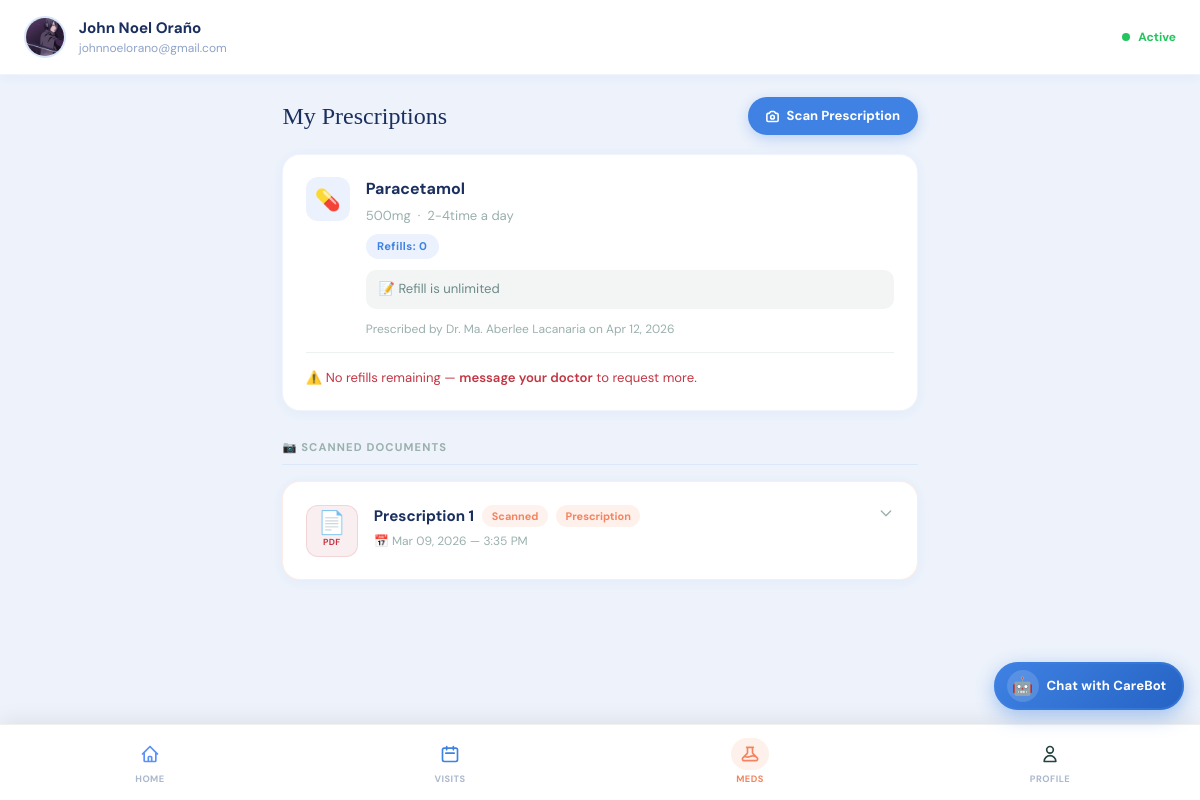
Page /meds.php (signed in) on the committed database.
### tables this page shows
CREATE TABLE `patients` (
  `id` int NOT NULL AUTO_INCREMENT,
  `full_name` varchar(150) NOT NULL,
  `date_of_birth` date NOT NULL,
  `gender` enum('Male','Female','Prefer not to say') NOT NULL,
  `email` varchar(150) NOT NULL,
  `phone_number` varchar(20) NOT NULL,
  `profile_photo` varchar(255) DEFAULT NULL,
  `emergency_name` varchar(150) DEFAULT NULL,
  `emergency_relationship` varchar(80) DEFAULT NULL,
  `emergency_number` varchar(20) DEFAULT NULL,
  `password` varchar(255) NOT NULL,
  `security_question` varchar(255) DEFAULT NULL,
  `security_answer` varchar(255) DEFAULT NULL,
  `home_address` varchar(255) DEFAULT NULL,
  `city` varchar(100) DEFAULT NULL,
  `country_region` varchar(100) DEFAULT NULL,
  `insurance_provider` varchar(150) DEFAULT NULL,
  `insurance_policy_no` varchar(100) DEFAULT NULL,
  `preferred_language` varchar(80) DEFAULT 'English',
  `created_at` timestamp NULL DEFAULT CURRENT_TIMESTAMP,
  `updated_at` timestamp NULL DEFAULT CURRENT_TIMESTAMP ON UPDATE CURRENT_TIMESTAMP,
  `is_verified` tinyint(1) NOT NULL DEFAULT '0',
  `verification_token` varchar(64) DEFAULT NULL,
  `token_expires_at` datetime DEFAULT NULL,
  `reset_token` varchar(64) DEFAULT NULL,
  `reset_expires` datetime DEFAULT NULL,
  `is_active` tinyint(1) NOT NULL DEFAULT '1',
  PRIMARY KEY (`id`),
  UNIQUE KEY `email` (`email`)
);

CREATE TABLE `prescriptions` (
  `id` int NOT NULL AUTO_INCREMENT,
  `patient_id` int NOT NULL,
  `doctor_id` int NOT NULL,
  `medication_name` varchar(150) NOT NULL,
  `dosage` varchar(80) DEFAULT NULL,
  `frequency` varchar(80) DEFAULT NULL,
  `refills_remaining` int DEFAULT '0',
  `prescribed_date` date NOT NULL,
  `expiry_date` date DEFAULT NULL,
  `notes` text,
  `status` enum('Active','Expired','Cancelled') DEFAULT 'Active',
  `created_at` timestamp NULL DEFAULT CURRENT_TIMESTAMP,
  PRIMARY KEY (`id`),
  KEY `patient_id` (`patient_id`),
  KEY `doctor_id` (`doctor_id`),
  CONSTRAINT `prescriptions_ibfk_1` FOREIGN KEY (`patient_id`) REFERENCES `patients` (`id`) ON DELETE CASCADE,
  CONSTRAINT `prescriptions_ibfk_2` FOREIGN KEY (`doctor_id`) REFERENCES `doctors` (`id`) ON DELETE CASCADE
);

CREATE TABLE `doctors` (
  `id` int NOT NULL AUTO_INCREMENT,
  `full_name` varchar(150) NOT NULL,
  `specialty` varchar(100) DEFAULT NULL,
  `subspecialty` varchar(100) DEFAULT NULL,
  `clinic_name` varchar(150) DEFAULT NULL,
  `email` varchar(150) NOT NULL,
  `password` varchar(255) DEFAULT NULL,
  `phone_number` varchar(20) DEFAULT NULL,
  `profile_photo` varchar(255) DEFAULT NULL,
  `bio` text,
  `consultation_fee` decimal(10,2) DEFAULT '0.00',
  `languages_spoken` varchar(255) DEFAULT NULL,
  `rating` decimal(2,1) DEFAULT '0.0',
  `access_level` enum('junior','senior','consultant') DEFAULT 'junior',
  `status` enum('pending','active','inactive') DEFAULT 'pending',
  `is_available` tinyint(1) DEFAULT '0',
  `license_number` varchar(100) DEFAULT NULL,
  `issuing_board` varchar(150) DEFAULT NULL,
  `license_file` varchar(255) DEFAULT NULL,
  `board_cert_file` varchar(255) DEFAULT NULL,
  `consent_signed` tinyint(1) DEFAULT '0',
  `is_verified` tinyint(1) DEFAULT '0',
  `verified_at` timestamp NULL DEFAULT NULL,
  `verified_by` int DEFAULT NULL,
  `invite_token` varchar(100) DEFAULT NULL,
  `invite_expires` datetime DEFAULT NULL,
  `setup_complete` tinyint(1) DEFAULT '0',
  `created_at` timestamp NULL DEFAULT CURRENT_TIMESTAMP,
  `updated_at` timestamp NULL DEFAULT CURRENT_TIMESTAMP ON UPDATE CURRENT_TIMESTAMP,
  PRIMARY KEY (`id`),
  UNIQUE KEY `email` (`email`),
  KEY `verified_by` (`verified_by`),
  CONSTRAINT `doctors_ibfk_1` FOREIGN KEY (`verified_by`) REFERENCES `admins` (`id`) ON DELETE SET NULL
);

CREATE TABLE `lab_results` (
  `id` int NOT NULL AUTO_INCREMENT,
  `patient_id` int NOT NULL,
  `file_path` varchar(255) NOT NULL,
  `doc_type` enum('lab_result','prescription','unknown') DEFAULT 'unknown',
  `doc_label` varchar(200) DEFAULT NULL,
  `extracted_text` longtext,
  `uploaded_at` timestamp NULL DEFAULT CURRENT_TIMESTAMP,
  PRIMARY KEY (`id`),
  KEY `patient_id` (`patient_id`),
  CONSTRAINT `lab_results_ibfk_1` FOREIGN KEY (`patient_id`) REFERENCES `patients` (`id`) ON DELETE CASCADE
);

### includes/auth.php (called while the page is built, shortened)
<?php
require_once __DIR__ . '/../database/config.php';
$patient_id = $_SESSION['patient_id'];
$p = $conn->query("SELECT * FROM patients WHERE id = $patient_id")->fetch_assoc();

### meds.php (the view, shortened to what this page needs)
<?php
require_once 'includes/auth.php';
$meds = $conn->query("
    SELECT p.*, d.full_name AS doctor_name
    FROM prescriptions p JOIN doctors d ON d.id = p.doctor_id
    WHERE p.patient_id=$patient_id AND p.status='Active'
    ORDER BY p.prescribed_date DESC
");
$scan_per_page = 5;
$scan_page = max(1, (int)($_GET['scan_page'] ?? 1));
$scan_filter = "
    patient_id=$patient_id
";
$scan_total_res = $conn->query("SELECT COUNT(*) AS total FROM lab_results WHERE $scan_filter");
$scan_total_row = $scan_total_res ? $scan_total_res->fetch_assoc() : ['total' => 0];
$scan_total = (int)($scan_total_row['total'] ?? 0);
$scan_total_pages = max(1, (int)ceil($scan_total / $scan_per_page));
$scan_page = min($scan_page, $scan_total_pages);
$scan_offset = ($scan_page - 1) * $scan_per_page;
$scanned = $conn->query("
    SELECT * FROM lab_results
    WHERE $scan_filter
    ORDER BY uploaded_at DESC
    LIMIT $scan_per_page OFFSET $scan_offset
");
require_once 'includes/header.php';
?>
<div class="page">
  <div style="display:flex;align-items:center;justify-content:space-between;margin-bottom:1.2rem;">
    <h2 style="font-size:1.5rem;margin:0;">My Prescriptions</h2>
    <a href="ocr/scan.php" style="
      display:inline-flex;align-items:center;gap:0.4rem;
      background:var(--blue);color:#fff;
      padding:0.55rem 1.1rem;border-radius:50px;
      font-size:0.82rem;font-weight:700;text-decoration:none;
      box-shadow:0 4px 14px rgba(63,130,227,0.3);
      transition:all 0.2s;
    ">
      Scan Prescription
    </a>
  </div>
  <?php
  if ($meds && $meds->num_rows > 0):
    while ($m = $meds->fetch_assoc()):
  ?>
  <div class="card">
    <div style="display:flex;align-items:flex-start;gap:1rem;">
      <div style="width:44px;height:44px;border-radius:12px;flex-shrink:0;background:var(--blue-light);display:flex;align-items:center;justify-content:center;font-size:1.3rem;">💊</div>
      <div style="flex:1;">
        <div style="font-weight:700;font-size:1rem;margin-bottom:0.3rem;"><?= htmlspecialchars($m['medication_name']) ?></div>
        <div style="font-size:0.82rem;color:#9ab0ae;margin-bottom:0.5rem;">
          <?= htmlspecialchars($m['dosage'] ?? '—') ?> &nbsp;·&nbsp; <?= htmlspecialchars($m['frequency'] ?? '—') ?>
        </div>
        <div style="display:flex;gap:0.5rem;flex-wrap:wrap;">
          <span class="badge badge-blue">Refills: <?= $m['refills_remaining'] ?></span>
        </div>
        <?php if (!empty($m['notes'])): ?>
        <div style="margin-top:0.7rem;font-size:0.82rem;color:#6b8a87;background:rgba(36,68,65,0.05);border-radius:10px;padding:0.6rem 0.8rem;">
          📝 <?= htmlspecialchars($m['notes']) ?>
        </div>
        <?php endif; ?>
        <div style="margin-top:0.7rem;font-size:0.75rem;color:#9ab0ae;">
          Prescribed by Dr. <?= htmlspecialchars($m['doctor_name']) ?> on <?= date('M d, Y', strtotime($m['prescribed_date'])) ?>
        </div>
      </div>
    </div>
    <?php if ($m['refills_remaining'] == 0): ?>
    <div style="margin-top:0.9rem;padding-top:0.9rem;border-top:1px solid rgba(36,68,65,0.08);font-size:0.82rem;color:var(--red);">
      ⚠️ No refills remaining — <a href="chat.php" style="color:var(--red);font-weight:600;">message your doctor</a> to request more.
    </div>
    <?php endif; ?>
  </div>
  <?php endwhile; endif; ?>
  <?php if ($scanned && $scanned->num_rows > 0): ?>
  <div style="margin-top:1.8rem;">
    <div style="font-size:0.7rem;font-weight:700;text-transform:uppercase;letter-spacing:0.1em;color:#9ab0ae;border-bottom:1px solid rgba(63,130,227,0.1);padding-bottom:0.5rem;margin-bottom:1rem;">
      📷 Scanned Documents
    </div>
    <?php while ($s = $scanned->fetch_assoc()): ?>
    <?php
      $doc_type = strtolower(trim((string)($s['doc_type'] ?? 'unknown')));
      $type_label = 'Document';
      $type_style = 'background:rgba(154,176,174,0.1);color:#7f9a97;';
      if ($doc_type === 'prescription') {
        $type_label = 'Prescription';
        $type_style = 'background:rgba(244,132,95,0.12);color:#f4845f;';
      } elseif ($doc_type === 'lab_result') {
        $type_label = 'Lab Result';
        $type_style = 'background:rgba(63,130,227,0.12);color:#3F82E3;';
      }
    ?>
    <div class="card" style="border:1px solid rgba(244,132,95,0.15);">
      <div style="display:flex;align-items:flex-start;gap:1rem;">
        <?php $ext = strtolower(pathinfo($s['file_path'], PATHINFO_EXTENSION)); ?>
        <?php if ($ext === 'pdf'): ?>
          <div onclick="toggleScanned(<?= $s['id'] ?>)" style="width:52px;height:52px;border-radius:12px;background:rgba(195,54,67,0.08);border:1px solid rgba(195,54,67,0.15);flex-shrink:0;display:flex;flex-direction:column;align-items:center;justify-content:center;cursor:pointer;gap:1px;">
            <span style="font-size:1.4rem;line-height:1;">📄</span>
            <span style="font-size:0.55rem;font-weight:700;color:#C33643;letter-spacing:0.04em;">PDF</span>
          </div>
        <?php else: ?>
          <img src="<?= htmlspecialchars($s['file_path']) ?>"
               style="width:52px;height:52px;border-radius:12px;object-fit:cover;border:1px solid rgba(63,130,227,0.1);flex-shrink:0;cursor:pointer;"
               onclick="toggleScanned(<?= $s['id'] ?>)"/>
        <?php endif; ?>
        <div style="flex:1;">
          <div style="display:flex;align-items:center;gap:0.5rem;margin-bottom:0.3rem;">
            <div style="font-weight:700;font-size:0.95rem;"><?= htmlspecialchars($s['doc_label'] ?: 'Scanned Prescription') ?></div>
            <span style="background:rgba(244,132,95,0.1);color:#f4845f;border-radius:50px;padding:0.15rem 0.6rem;font-size:0.68rem;font-weight:700;">Scanned</span>
            <span style="<?= $type_style ?>border-radius:50px;padding:0.15rem 0.6rem;font-size:0.68rem;font-weight:700;"><?= htmlspecialchars($type_label) ?></span>
          </div>
          <div style="font-size:0.75rem;color:#9ab0ae;">
            📅 <?= date('M d, Y — g:i A', strtotime($s['uploaded_at'])) ?>
          </div>
        </div>
        <button onclick="toggleScanned(<?= $s['id'] ?>)" style="background:none;border:none;cursor:pointer;color:#9ab0ae;padding:0;flex-shrink:0;" id="arrow-<?= $s['id'] ?>">
          <svg width="16" height="16" fill="none" viewBox="0 0 24 24" stroke="currentColor" stroke-width="2"><path stroke-linecap="round" stroke-linejoin="round" d="M19 9l-7 7-7-7"/></svg>
        </button>
      </div>
    </div>
    <?php endwhile; ?>
  </div>
  <?php endif; ?>
</div>
<?php require_once 'includes/nav.php'; ?>
</body>
</html>

### includes/header.php (shortened to what this page needs)
<!DOCTYPE html>
<html lang="en">
<head>
  <script src="https://cdn.tailwindcss.com"></script>
  <link rel="stylesheet" href="includes/styles.css"/>
</head>
<body>
<div class="top-header">
  <div style="display:flex;align-items:center;gap:0.8rem;">
    <?php if (!empty($p['profile_photo'])): ?>
      <img src="<?= htmlspecialchars($p['profile_photo']) ?>"
           style="width:42px;height:42px;border-radius:50%;object-fit:cover;border:2px solid rgba(63,130,227,0.2);"/>
    <?php else: ?>
      <div class="avatar-circle"><?= $initials ?></div>
    <?php endif; ?>
    <div>
      <div style="font-weight:700;font-size:0.95rem;color:var(--text);"><?= htmlspecialchars($p['full_name']) ?></div>
      <div style="font-size:0.75rem;color:var(--muted);"><?= htmlspecialchars($p['email']) ?></div>
    </div>
  </div>
  <div style="display:flex;align-items:center;gap:0.5rem;">
    <span style="width:8px;height:8px;border-radius:50%;background:#22c55e;display:inline-block;"></span>
    <span style="font-size:0.75rem;color:#22c55e;font-weight:700;">Active</span>
  </div>
</div>
<div id="carebotWidget" style="
  position:fixed;
  bottom:90px;
  right:16px;
  z-index:999;
  display:flex;
  flex-direction:column;
  align-items:flex-end;
  gap:10px;
">
  <button onclick="toggleCarebot()" class="carebot-btn" style="
    height:48px;
    border-radius:50px;
    background:linear-gradient(135deg,#3F82E3,#2563C4);
    border:none;
    cursor:pointer;
    display:flex;
    align-items:center;
    justify-content:center;
    gap:0.5rem;
    padding:0 1.1rem 0 0.8rem;
    box-shadow:0 6px 20px rgba(63,130,227,0.45);
    position:relative;
    flex-shrink:0;
  ">
    <div style="position:absolute;inset:0;border-radius:50px;border:2px solid rgba(63,130,227,0.5);animation:carebotPulse 2s ease-out infinite;pointer-events:none;"></div>
    <div id="cbIconOpen" style="width:32px;height:32px;border-radius:50%;background:rgba(255,255,255,0.15);display:flex;align-items:center;justify-content:center;font-size:1.1rem;flex-shrink:0;">🤖</div>
    <span id="cbLabel" style="color:#fff;font-weight:700;font-size:0.82rem;white-space:nowrap;letter-spacing:0.01em;">Chat with CareBot</span>
  </button>
</div>

### includes/styles.css (style rules this page uses)
:root { --red:#C33643; --green:#244441; --blue:#3F82E3; --blue-dark:#2563C4; --blue-light:#EBF2FD; --bg:#EEF3FB; --white:#FFFFFF; --text:#1a2f5e; --muted:#8fa3c8; }
* { box-sizing:border-box; }
body { font-family:'DM Sans',sans-serif; background:var(--bg); color:var(--text); margin:0; padding-bottom:82px; }
h1, h2 { font-family:'Playfair Display',serif; }
.top-header { background:var(--white); padding:1rem 1.5rem; display:flex; align-items:center; justify-content:space-between; border-bottom:1px solid rgba(63,130,227,0.08); position:sticky; top:0; z-index:50; box-shadow:0 2px 12px rgba(63,130,227,0.07); }
.page { padding:1.4rem; max-width:680px; margin:0 auto; animation:fadeUp 0.3s ease; }
.card { background:var(--white); border-radius:18px; padding:1.4rem; margin-bottom:1.2rem; border:1px solid rgba(63,130,227,0.08); box-shadow:0 2px 14px rgba(63,130,227,0.07); }
.badge { display:inline-block; padding:0.25rem 0.7rem; border-radius:50px; font-size:0.7rem; font-weight:700; letter-spacing:0.04em; }
.badge-blue { background:var(--blue-light); color:var(--blue); }

### includes/header.php (style rules this page uses)
.carebot-btn { transition:transform 0.2s, box-shadow 0.2s; }
.carebot-btn { transition:transform 0.2s,box-shadow 0.2s; }

### rows in the picture
patients: profile_photo (picture), full_name "John Noel Oraño", email "johnnoelorano@gmail.com"
prescriptions: medication_name "Paracetamol", dosage "500mg", frequency "2-4time a day", refills_remaining "0", notes "Refill is unlimited", doctor.full_name "Ma. Aberlee Lacanaria", prescribed_date "Apr 12, 2026", shows "⚠️ No refills remaining —"
lab_results: doc_label "Prescription 1", doc_type "Prescription", uploaded_at "Mar 09, 2026 — 3:35 PM"

### other values in the picture
$item['label'] "HOME"
$item['label'] "VISITS"
$item['label'] "MEDS"
$item['label'] "PROFILE"
